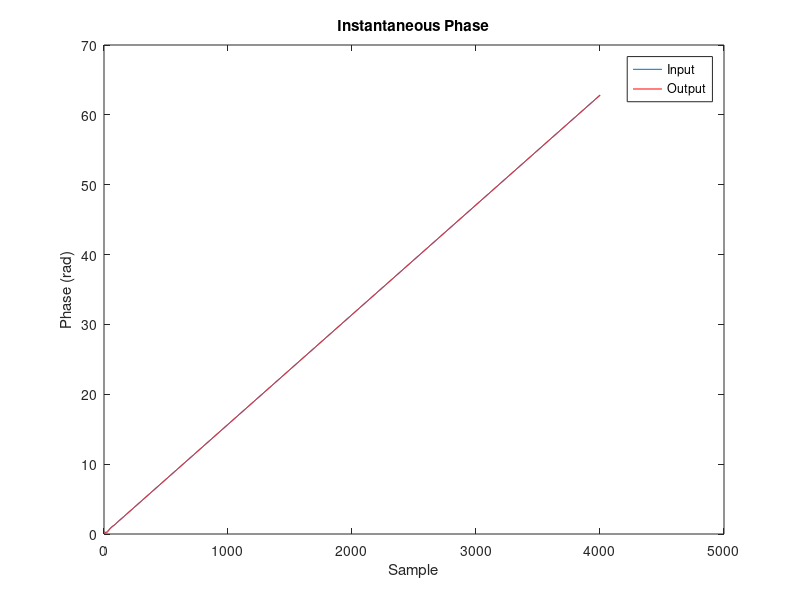
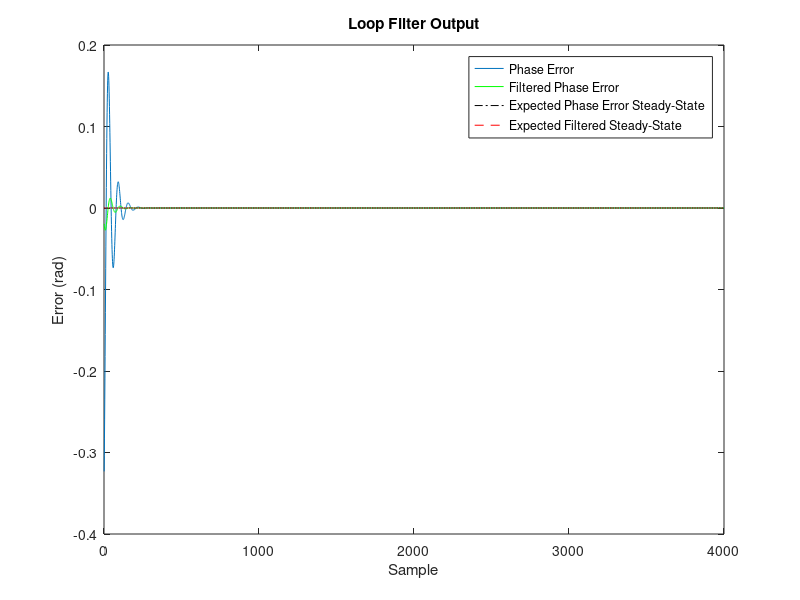
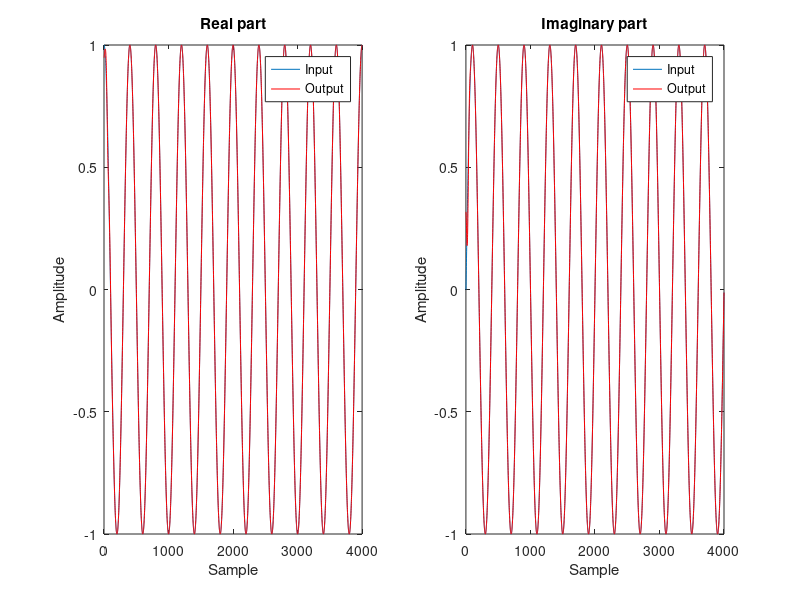

The MATLAB script that drew these images, in order:
%% Digital PLL Implementation
%
% Implements a DSP-based Phase-Locked Loop featured with a PI controller.
%
% The loop has three main components:
%   1) Direct Digital Synthesizer (DDS): iteratively generates a a complex
%   sinusoid by computing exp(j*phi_loop), where "phi_loop" is its
%   instantaneous phase that continuously grows based on a configurable
%   increment value. The angle increment added to the DDS (accumulated in
%   "phi_loop", i.e. its "phase accumulator") at each clock cycle (sample
%   period) is the nominal increment 2*pi*f0/fs, where f0 is the nominal
%   frequency of the DDS, plus a varying correction term. The latter term
%   should vary considerably until the instant after which the DDS output
%   is synchronized to the input, namely until the loop "locks".
%       Note that the DDS is a numerically controlled oscillator (NCO).
%   Just like a VCO, the derivative of its output signal's phase is
%   proportional to the signal passed to it as input, or, equivalently, its
%   phase output is the integral of the input. The NCO outputs a complex IQ
%   sinusoid:
%
%           s_loop(n) = exp(j*(2*pi*(f0/fs)n + theta_hat(n))),     (1)
%
%   where "theta_hat" is a phase that should track the phase "theta" from
%   an input of the form:
%
%           s_in(n) = exp(j*(2*pi*(f0/fs)*n + theta(n))).          (2)
%
%   This phase "theta_hat" comes from a "phase accumulator" that
%   continuously integrates the NCO input signal (the filtered error
%   explained below). Hence,
%
%           theta_hat(n) = sum_{n=0}^{n} filtered_error(n).        (3)
%
%   Clearly, if the input signal s_in has a fixed frequency offset f_offset
%   with respect to the nominal frequency, then its "theta" term is:
%
%           theta(n) = 2*pi*(f_offset/fs)*n                        (4)
%
%   In this case, the filtered error has to converge to
%   "2*pi*(f_offset/fs)", such that the NCO output phase difference in (3)
%   can track the input phase difference term of (4).
%
%   2) Phase Detector: extracts the phase error from the input complex
%   exponential and the loop complex exponential.
%
%      The phase error is obtained by computing the angle or the imaginary
%   part of the conjugate product between the input complex exponential and
%   the DDS complex exponential. As demonstrated below, the phase detector
%   that employs the imaginary operator outputs the sine of the phase
%   error, so it is non-linear and harder to analyze (but generally easier
%   to implement).
%
%       Consider the following:
%
%       Input                 : e^(j*phi_in)
%       Loop                  : e^(j*phi_loop)
%       Conjugate Product     : e^[j*(phi_in - phi_loop)]
%       ---------------------------------------------------
%       Conj. Product Angle   : phi_in - phi_loop
%       or
%       Imag{Conj. Product}   : sin(phi_in - phi_loop)
%
%   3) Loop Filter: filters the phase error such that, after sufficient
%   iterations, it is driven to zero (for null frequency offset and Ki=0 or
%   for non-null frequency offset, but also non-null Ki=0) or a constant
%   value (for constant frequency offset and Ki=0). The output of the loop
%   filter (called filtered phase error) is accumulated by the NCO (DDS),
%   as described in (3), and composes the correction term "theta_hat" of
%   Equation (1).
%
%   In the case when Ki > 0, namely the integral controller is enabled,
%   since the phase error from the phase detector is integrated, once the
%   loop converges to a "locked" state, the integrator has already
%   accumulated all the phase error required to output a constant value to
%   the NCO accumulator. In the previous example of a fixed frequency
%   offset, the integral filter output would rise and converge to
%   2*pi*(f_offset/fs) while the phase error (input to the integral filter)
%   would converge to zero.
%
% Suggested experiments:
%   1) Set Ki = 0 and configure the frequency offset to zero (y_ppm = 0).
%   See that the PLL can correct the constant phase error.
%   2) Set Ki = 0 and configure a large enough frequency offset. See that
%   the phase error converges to a constant value 2*pi*f_offset/fs.
%   3) With the same configuration, increase Kp and see that the
%   steady-state phase error to which the PLL converges becomes smaller,
%   at the expense of a noisier phase output due to the fact that the PLL
%   bandwidth increases with Kp.
%   4) Still with the same configuration (Ki = 0), reduce Kp such that the
%   phase error can exceed pi, case in wich the "atan" phase detector
%   suffers from ambiguity. In another words, use a Kp that allows a phase
%   error exceeding the pull-range of the PLL. Maybe increase the number of
%   iterations (nIterations) for better visualization.
%
% Selected Bibliography:
% [1] Rice, Michael. Digital Communications: A Discrete-Time Approach.
% Appendix C.
clear

%% Sampling Parameters
nIterations = 4e3;
fs          = 1e6;   % Nominal sampling frequency
y_ppm       = 50;    % Fractional frequency offset in ppm
f0          = 2*1e3 + 500;   % Nominal clock frequency
pn_var      = 1e-9;  % Phase noise variance
Kp          = 0.05;  % Proportional Constant
Ki          = 0.01;  % Integral Constant
pd_choice   = 0;     % Phase Detector Choice (0 -> arctan{.}; 1 -> Im{.})

%% Derived parameters
y        = y_ppm * 1e-6;  % Fractional frequency offset in ppm
f_offset = y * f0;        % Absolute freq error (in Hz)
F_offset = f_offset/fs;   % Normalized absolute frequency offset

% Nominal Phase Increment (used in the loop phase accumulator)
delta_phi_c = 2*pi*f0/fs;

% PLL pull range
% Normalize frequency offset must be smaller than Kp*pi, namely:
%
%   F_offset < Kp*pi
if (F_offset > Kp*pi)
    warning('Frequency offset is not within the pull range\n');
end

%% Generate input signal
% The input signal obviously does not depend on the loop processing, so we
% can generate it before simulating the loop.
%
% The input here is considered to be a pure complex sinusoid (exponential)
% slightly corrupted by phase noise and eventually with frequency offset.
% We can simulate such an exponential by considering that in each clock
% cycle (sample period), the exponential grows by the following increment:
delta_phi_in = 2*pi*(f0 + f_offset)/fs;
% which when combined to the following phase noise random sequence:
phase_noise  = sqrt(pn_var)*randn(nIterations, 1);
% results in the actual instantanous phase:
phi_in       = (0:nIterations-1).' * delta_phi_in + phase_noise;
% Finally, generate the exponential:
s_in         = exp(1j * phi_in);

%% Loop

% Preallocate
s_loop             = zeros(nIterations, 1); % DDS Complex Value
phi_loop           = zeros(nIterations, 1); % DDS Phase Accumulator
dds_mult           = zeros(nIterations, 1); % Conjugate Product
phi_error          = zeros(nIterations, 1); % Phase Error
phi_error_filtered = zeros(nIterations, 1); % Filtered Phase Error

% Initialize the loop DDS to a random phase
phi_loop(1)  = sqrt(pi)*randn;

% Initialize integral filter output
integral_out = 0;

for k = 1:nIterations
%% Loop DDS:
s_loop(k) = exp(1j*phi_loop(k));

%% Phase Detector

% Multiply the input complex exponential by the conjugate of the loop DDS:
dds_mult(k) = s_in(k) * conj(s_loop(k));

% Phase error:
if (pd_choice)
    % Phase detector choice: Im{.}
    phi_error(k) = imag(dds_mult(k));
else
    % Phase detector choice: arctan{.}
    phi_error(k) = angle(dds_mult(k));
end

%% Loop Filter
% The loop filter consists of a Proportional+Integral (PI) controller

% Proportional term
proportional_out = phi_error(k)*Kp;

% Integral term
integral_out     = phi_error(k)*Ki + integral_out;

% PI Filter output:
phi_error_filtered(k) = proportional_out + integral_out;

%% Update the phase accumulator of the loop DDS
% The angle of the DDS complex exponential in the next clock cycle results
% from the sum between the nominal phase increment and the filtered phase
% error term:
phi_loop(k+1) = phi_loop(k) + delta_phi_c + phi_error_filtered(k);

end

%% Expected filter steady-state value
% The values to which the phase error and the filtered phase error converge
% depend on the loop order. For a second-order loop (with a PI controller),
% assuming an input with fixed frequency offset, the phase error converges
% to 0. In contrast, for a first-order loop (with a Proportional controller
% only), the phase error converges to 2*pi*(f_offset/fs)/Kp. In both cases,
% the filter output converges to 2*pi*(f_offset/fs).
if (Ki == 0)
    phi_error_ss_expected = 2*pi * F_offset / Kp;
else
    phi_error_ss_expected = 0;
end

phi_error_filtered_ss_expected = 2*pi * F_offset;

%% Performance
% Input vs. Output Instantaneous Phase
figure
plot(phi_in)
hold on
plot(phi_loop, 'r')
title('Instantaneous Phase')
xlabel('Sample')
ylabel('Phase (rad)')
legend('Input', 'Output')

% Filtered Phase Error
figure
plot(phi_error)
hold on
plot(phi_error_filtered, 'g')
hold on
plot(phi_error_ss_expected * ones(nIterations,1), '-.k')
hold on
plot(phi_error_filtered_ss_expected *  ones(nIterations,1), '--r')
title('Loop Filter Output')
legend('Phase Error', ...
    'Filtered Phase Error', ...
    'Expected Phase Error Steady-State', ...
    'Expected Filtered Steady-State')
xlabel('Sample')
ylabel('Error (rad)')

% Input vs. Output Sinusoids
figure
subplot(121)
plot(real(s_in))
hold on
plot(real(s_loop), 'r')
ylabel('Amplitude')
xlabel('Sample')
title('Real part')
legend('Input', 'Output')

subplot(122)
plot(imag(s_in))
hold on
plot(imag(s_loop), 'r')
ylabel('Amplitude')
xlabel('Sample')
title('Imaginary part')
legend('Input', 'Output')